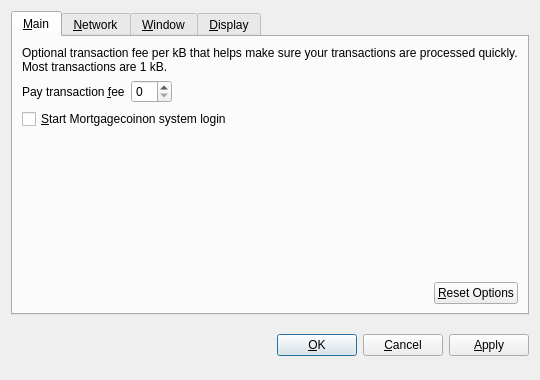
<?xml version="1.0" encoding="UTF-8"?>
<ui version="4.0">
 <class>OptionsDialog</class>
 <widget class="QDialog" name="OptionsDialog">
  <property name="geometry">
   <rect>
    <x>0</x>
    <y>0</y>
    <width>540</width>
    <height>380</height>
   </rect>
  </property>
  <property name="windowTitle">
   <string>Options</string>
  </property>
  <property name="modal">
   <bool>true</bool>
  </property>
  <layout class="QVBoxLayout" name="verticalLayout">
   <item>
    <widget class="QTabWidget" name="tabWidget">
     <property name="tabPosition">
      <enum>QTabWidget::North</enum>
     </property>
     <property name="currentIndex">
      <number>0</number>
     </property>
     <widget class="QWidget" name="tabMain">
      <attribute name="title">
       <string>&amp;Main</string>
      </attribute>
      <layout class="QVBoxLayout" name="verticalLayout_Main">
       <item>
        <widget class="QLabel" name="transactionFeeInfoLabel">
         <property name="text">
          <string>Optional transaction fee per kB that helps make sure your transactions are processed quickly. Most transactions are 1 kB.</string>
         </property>
         <property name="textFormat">
          <enum>Qt::PlainText</enum>
         </property>
         <property name="wordWrap">
          <bool>true</bool>
         </property>
        </widget>
       </item>
       <item>
        <layout class="QHBoxLayout" name="horizontalLayout_1_Main">
         <item>
          <widget class="QLabel" name="transactionFeeLabel">
           <property name="text">
            <string>Pay transaction &amp;fee</string>
           </property>
           <property name="textFormat">
            <enum>Qt::PlainText</enum>
           </property>
           <property name="buddy">
            <cstring>transactionFee</cstring>
           </property>
          </widget>
         </item>
         <item>
          <widget class="BitcoinAmountField" name="transactionFee"/>
         </item>
         <item>
          <spacer name="horizontalSpacer_1_Main">
           <property name="orientation">
            <enum>Qt::Horizontal</enum>
           </property>
           <property name="sizeHint" stdset="0">
            <size>
             <width>40</width>
             <height>20</height>
            </size>
           </property>
          </spacer>
         </item>
        </layout>
       </item>
       <item>
        <widget class="QCheckBox" name="bitcoinAtStartup">
         <property name="toolTip">
          <string>Automatically start Mortgagecoinafter logging in to the system.</string>
         </property>
         <property name="text">
          <string>&amp;Start Mortgagecoinon system login</string>
         </property>
        </widget>
       </item>
       <item>
        <spacer name="verticalSpacer_Main">
         <property name="orientation">
          <enum>Qt::Vertical</enum>
         </property>
         <property name="sizeHint" stdset="0">
          <size>
           <width>20</width>
           <height>40</height>
          </size>
         </property>
        </spacer>
       </item>
       <item>
        <layout class="QHBoxLayout" name="horizontalLayout_2_Main">
         <item>
          <spacer name="horizontalSpacer_2_Main">
           <property name="orientation">
            <enum>Qt::Horizontal</enum>
           </property>
           <property name="sizeHint" stdset="0">
            <size>
             <width>40</width>
             <height>20</height>
            </size>
           </property>
          </spacer>
         </item>
         <item>
          <widget class="QPushButton" name="resetButton">
           <property name="toolTip">
            <string>Reset all client options to default.</string>
           </property>
           <property name="text">
            <string>&amp;Reset Options</string>
           </property>
           <property name="autoDefault">
            <bool>false</bool>
           </property>
          </widget>
         </item>
        </layout>
       </item>
      </layout>
     </widget>
     <widget class="QWidget" name="tabNetwork">
      <attribute name="title">
       <string>&amp;Network</string>
      </attribute>
      <layout class="QVBoxLayout" name="verticalLayout_Network">
       <item>
        <widget class="QCheckBox" name="mapPortUpnp">
         <property name="toolTip">
          <string>Automatically open the Bitcoin client port on the router. This only works when your router supports UPnP and it is enabled.</string>
         </property>
         <property name="text">
          <string>Map port using &amp;UPnP</string>
         </property>
        </widget>
       </item>
       <item>
        <widget class="QCheckBox" name="connectSocks">
         <property name="toolTip">
          <string>Connect to the Bitcoin network through a SOCKS proxy (e.g. when connecting through Tor).</string>
         </property>
         <property name="text">
          <string>&amp;Connect through SOCKS proxy:</string>
         </property>
        </widget>
       </item>
       <item>
        <layout class="QHBoxLayout" name="horizontalLayout_Network">
         <item>
          <widget class="QLabel" name="proxyIpLabel">
           <property name="text">
            <string>Proxy &amp;IP:</string>
           </property>
           <property name="textFormat">
            <enum>Qt::PlainText</enum>
           </property>
           <property name="buddy">
            <cstring>proxyIp</cstring>
           </property>
          </widget>
         </item>
         <item>
          <widget class="QValidatedLineEdit" name="proxyIp">
           <property name="maximumSize">
            <size>
             <width>140</width>
             <height>16777215</height>
            </size>
           </property>
           <property name="toolTip">
            <string>IP address of the proxy (e.g. 127.0.0.1)</string>
           </property>
          </widget>
         </item>
         <item>
          <widget class="QLabel" name="proxyPortLabel">
           <property name="text">
            <string>&amp;Port:</string>
           </property>
           <property name="textFormat">
            <enum>Qt::PlainText</enum>
           </property>
           <property name="buddy">
            <cstring>proxyPort</cstring>
           </property>
          </widget>
         </item>
         <item>
          <widget class="QLineEdit" name="proxyPort">
           <property name="maximumSize">
            <size>
             <width>55</width>
             <height>16777215</height>
            </size>
           </property>
           <property name="toolTip">
            <string>Port of the proxy (e.g. 9050)</string>
           </property>
          </widget>
         </item>
         <item>
          <widget class="QLabel" name="socksVersionLabel">
           <property name="text">
            <string>SOCKS &amp;Version:</string>
           </property>
           <property name="textFormat">
            <enum>Qt::PlainText</enum>
           </property>
           <property name="buddy">
            <cstring>socksVersion</cstring>
           </property>
          </widget>
         </item>
         <item>
          <widget class="QValueComboBox" name="socksVersion">
           <property name="toolTip">
            <string>SOCKS version of the proxy (e.g. 5)</string>
           </property>
          </widget>
         </item>
         <item>
          <spacer name="horizontalSpacer_Network">
           <property name="orientation">
            <enum>Qt::Horizontal</enum>
           </property>
           <property name="sizeHint" stdset="0">
            <size>
             <width>40</width>
             <height>20</height>
            </size>
           </property>
          </spacer>
         </item>
        </layout>
       </item>
       <item>
        <spacer name="verticalSpacer_Network">
         <property name="orientation">
          <enum>Qt::Vertical</enum>
         </property>
         <property name="sizeHint" stdset="0">
          <size>
           <width>20</width>
           <height>40</height>
          </size>
         </property>
        </spacer>
       </item>
      </layout>
     </widget>
     <widget class="QWidget" name="tabWindow">
      <attribute name="title">
       <string>&amp;Window</string>
      </attribute>
      <layout class="QVBoxLayout" name="verticalLayout_Window">
       <item>
        <widget class="QCheckBox" name="minimizeToTray">
         <property name="toolTip">
          <string>Show only a tray icon after minimizing the window.</string>
         </property>
         <property name="text">
          <string>&amp;Minimize to the tray instead of the taskbar</string>
         </property>
        </widget>
       </item>
       <item>
        <widget class="QCheckBox" name="minimizeOnClose">
         <property name="toolTip">
          <string>Minimize instead of exit the application when the window is closed. When this option is enabled, the application will be closed only after selecting Quit in the menu.</string>
         </property>
         <property name="text">
          <string>M&amp;inimize on close</string>
         </property>
        </widget>
       </item>
       <item>
        <spacer name="verticalSpacer_Window">
         <property name="orientation">
          <enum>Qt::Vertical</enum>
         </property>
         <property name="sizeHint" stdset="0">
          <size>
           <width>20</width>
           <height>40</height>
          </size>
         </property>
        </spacer>
       </item>
      </layout>
     </widget>
     <widget class="QWidget" name="tabDisplay">
      <attribute name="title">
       <string>&amp;Display</string>
      </attribute>
      <layout class="QVBoxLayout" name="verticalLayout_Display">
       <item>
        <layout class="QHBoxLayout" name="horizontalLayout_1_Display">
         <item>
          <widget class="QLabel" name="langLabel">
           <property name="text">
            <string>User Interface &amp;language:</string>
           </property>
           <property name="textFormat">
            <enum>Qt::PlainText</enum>
           </property>
           <property name="buddy">
            <cstring>lang</cstring>
           </property>
          </widget>
         </item>
         <item>
          <widget class="QValueComboBox" name="lang">
           <property name="toolTip">
            <string>The user interface language can be set here. This setting will take effect after restarting Bitcoin.</string>
           </property>
          </widget>
         </item>
        </layout>
       </item>
       <item>
        <layout class="QHBoxLayout" name="horizontalLayout_2_Display">
         <item>
          <widget class="QLabel" name="unitLabel">
           <property name="text">
            <string>&amp;Unit to show amounts in:</string>
           </property>
           <property name="textFormat">
            <enum>Qt::PlainText</enum>
           </property>
           <property name="buddy">
            <cstring>unit</cstring>
           </property>
          </widget>
         </item>
         <item>
          <widget class="QValueComboBox" name="unit">
           <property name="toolTip">
            <string>Choose the default subdivision unit to show in the interface and when sending coins.</string>
           </property>
          </widget>
         </item>
        </layout>
       </item>
       <item>
        <widget class="QCheckBox" name="displayAddresses">
         <property name="toolTip">
          <string>Whether to show Bitcoin addresses in the transaction list or not.</string>
         </property>
         <property name="text">
          <string>&amp;Display addresses in transaction list</string>
         </property>
        </widget>
       </item>
       <item>
        <spacer name="verticalSpacer_Display">
         <property name="orientation">
          <enum>Qt::Vertical</enum>
         </property>
         <property name="sizeHint" stdset="0">
          <size>
           <width>20</width>
           <height>40</height>
          </size>
         </property>
        </spacer>
       </item>
      </layout>
     </widget>
    </widget>
   </item>
   <item>
    <layout class="QHBoxLayout" name="horizontalLayout_Buttons">
     <item>
      <spacer name="horizontalSpacer_1">
       <property name="orientation">
        <enum>Qt::Horizontal</enum>
       </property>
       <property name="sizeHint" stdset="0">
        <size>
         <width>40</width>
         <height>48</height>
        </size>
       </property>
      </spacer>
     </item>
     <item>
      <widget class="QLabel" name="statusLabel">
       <property name="font">
        <font>
         <weight>75</weight>
         <bold>true</bold>
        </font>
       </property>
       <property name="text">
        <string/>
       </property>
       <property name="textFormat">
        <enum>Qt::PlainText</enum>
       </property>
       <property name="wordWrap">
        <bool>true</bool>
       </property>
      </widget>
     </item>
     <item>
      <spacer name="horizontalSpacer_2">
       <property name="orientation">
        <enum>Qt::Horizontal</enum>
       </property>
       <property name="sizeHint" stdset="0">
        <size>
         <width>40</width>
         <height>48</height>
        </size>
       </property>
      </spacer>
     </item>
     <item>
      <widget class="QPushButton" name="okButton">
       <property name="text">
        <string>&amp;OK</string>
       </property>
      </widget>
     </item>
     <item>
      <widget class="QPushButton" name="cancelButton">
       <property name="text">
        <string>&amp;Cancel</string>
       </property>
       <property name="autoDefault">
        <bool>false</bool>
       </property>
      </widget>
     </item>
     <item>
      <widget class="QPushButton" name="applyButton">
       <property name="text">
        <string>&amp;Apply</string>
       </property>
       <property name="autoDefault">
        <bool>false</bool>
       </property>
      </widget>
     </item>
    </layout>
   </item>
  </layout>
 </widget>
 <customwidgets>
  <customwidget>
   <class>BitcoinAmountField</class>
   <extends>QSpinBox</extends>
   <header>bitcoinamountfield.h</header>
  </customwidget>
  <customwidget>
   <class>QValueComboBox</class>
   <extends>QComboBox</extends>
   <header>qvaluecombobox.h</header>
  </customwidget>
  <customwidget>
   <class>QValidatedLineEdit</class>
   <extends>QLineEdit</extends>
   <header>qvalidatedlineedit.h</header>
  </customwidget>
 </customwidgets>
 <resources/>
 <connections/>
</ui>
